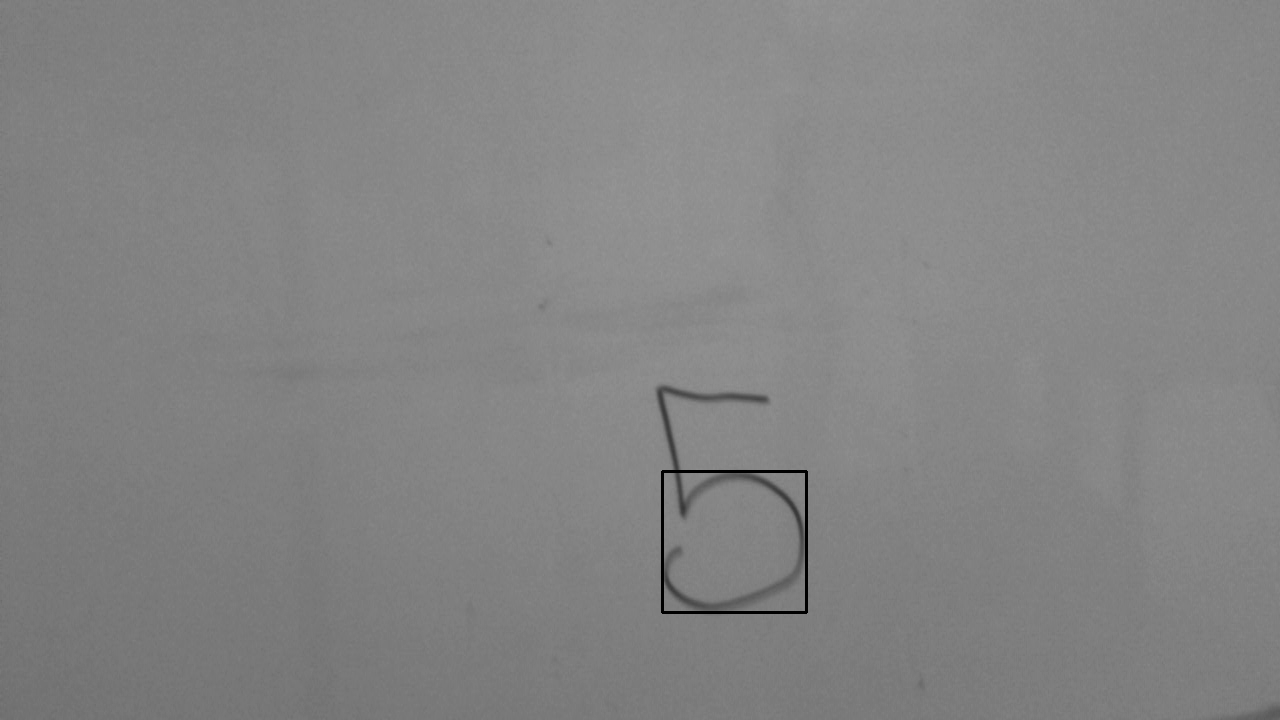
#> input picture opencv_connect_four/10012.png, 1280 x 720 px, given in place of the camera
$ python detec_number.py   (older library calls are emulated)
#> lines starting #> are read from the running program, lines starting #| are printed output that depends on the picture; after the words box and inside, x2 and y2 are one past the last pixel; in counts of white or black regions, pixels touching at a corner belong together
import cv2
import numpy as np;
import pprint;
import time


cap = cv2.VideoCapture(1)

while True:
    x0 = 0
    x1 = 0
    y0 = 0
    y1 = 0
    ret, img = cap.read()
#> img is the input picture: shape (720, 1280, 3); min 0, max 151, mean 131.5
    #img = cv2.fastNlMeansDenoisingColored(img,None,10,10,7,21)

    img = cv2.cvtColor(img, cv2.COLOR_BGR2GRAY)
#> img: shape (720, 1280)
    gray_img = y = img.copy()
    th3 = cv2.adaptiveThreshold(img,255,cv2.ADAPTIVE_THRESH_GAUSSIAN_C,cv2.THRESH_BINARY,11,2)
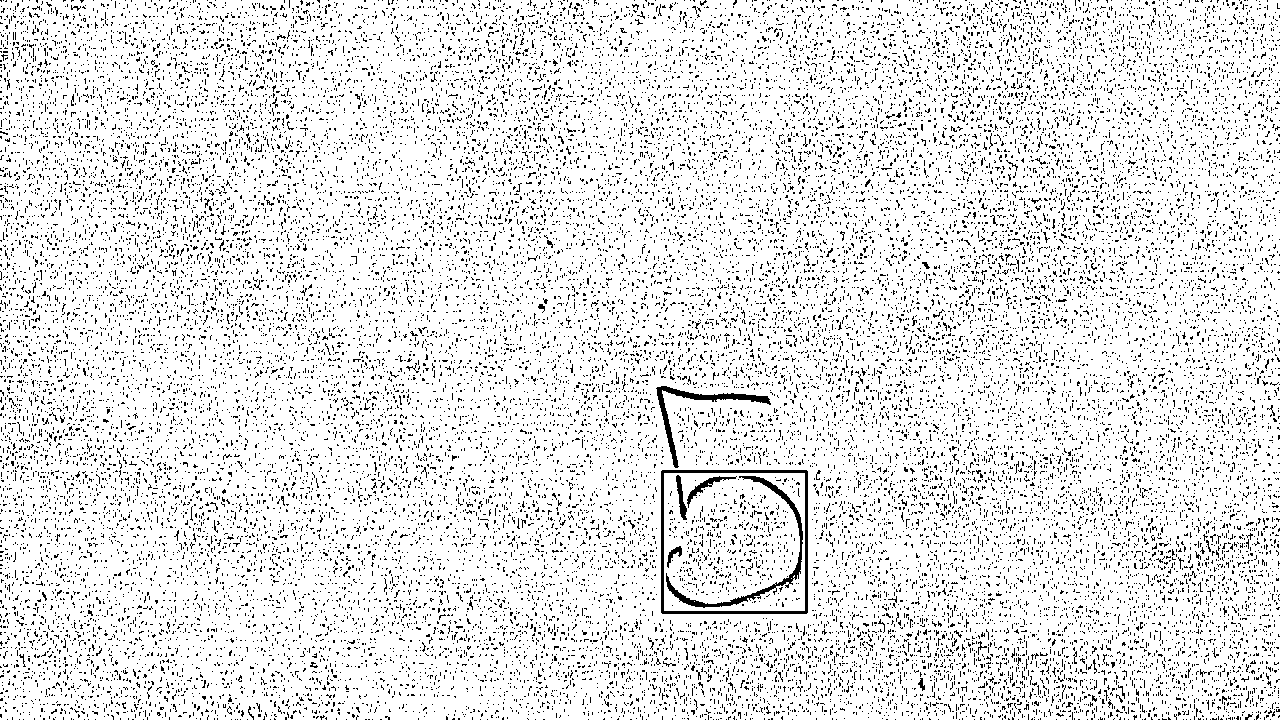
#> th3: shape (720, 1280); 89.7% white; black in thin lines or dots

    _, contours, _ = cv2.findContours(th3,cv2.RETR_TREE,cv2.CHAIN_APPROX_SIMPLE)
#> contours = 29317 contours, 28981 with area under 20; largest, box (x1, y1, x2, y2) and area: (0, 0, 1280, 720) 917934, (660, 469, 809, 615) 21452, (664, 473, 805, 611) 19180, (665, 475, 804, 609) 1557, (655, 385, 772, 469) 1246
    imageDetected = False;
    for i in range(0, len(contours)):
        if (i % 2 == 0):
           cnt = contours[i]
           #mask = np.zeros(im2.shape,np.uint8)
           #cv2.drawContours(mask,[cnt],0,255,-1)
           x,y,w,h = cv2.boundingRect(cnt)
           if w > 80 and w < 200 and h > 140 and h < 210:
               offset = 20
               x0 = x - offset
               x1 = x + w + offset
               y0 = y - offset
               y1 = y + h + offset
               imageDetected = True
               cv2.rectangle(img,(x,y),(x+w,y+h),(0,255,0),2)
               cv2.imshow('Features', img)
#> this loop made 29317 passes
#> (cnt, x, y, w, h) on passes 3, 5, 7, 9, 11, 13, 15, 19, 21: ([[1259, 718], [1260, 717], [1261, 718], [1260, 719]], 1259, 717, 3, 3), ([[881, 718], [882, 717], [883, 718], [882, 719]], 881, 717, 3, 3), ([[751, 718], [752, 717], [753, 718], [752, 719]], 751, 717, 3, 3), ([[683, 718], [684, 717], [685, 718], [684, 719]], 683, 717, 3, 3), ([[635, 718], [636, 717], [637, 718], [636, 719]], 635, 717, 3, 3), ([[195, 718], [196, 717], [197, 718], [196, 719]], 195, 717, 3, 3), ([[1033, 717], [1034, 716], [1035, 717], [1034, 718]], 1033, 716, 3, 3), ([[558, 717], [559, 716], [560, 717], [559, 718]], 558, 716, 3, 3), ([[495, 717], [496, 716], [497, 717], [496, 718]], 495, 716, 3, 3)
#> (x, y, w, h) on passes 1, 17, 27, 33, 35, 37: (1196, 0, 1, 1), (709, 716, 4, 3), (952, 715, 3, 5), (384, 715, 5, 4), (312, 715, 4, 4), (274, 715, 4, 3)

    if imageDetected:
        output = gray_img[y0:y1,x0:x1]
        resized_image = cv2.resize(output, (28, 28))
        cv2.imshow('NUMBER', resized_image)
        output = np.reshape(resized_image, (784, 1))
    if cv2.waitKey(1) & 0xFF == ord('q'):
#> (key q is pressed here)
        break

$ run again, on opencv_connect_four/1014.png
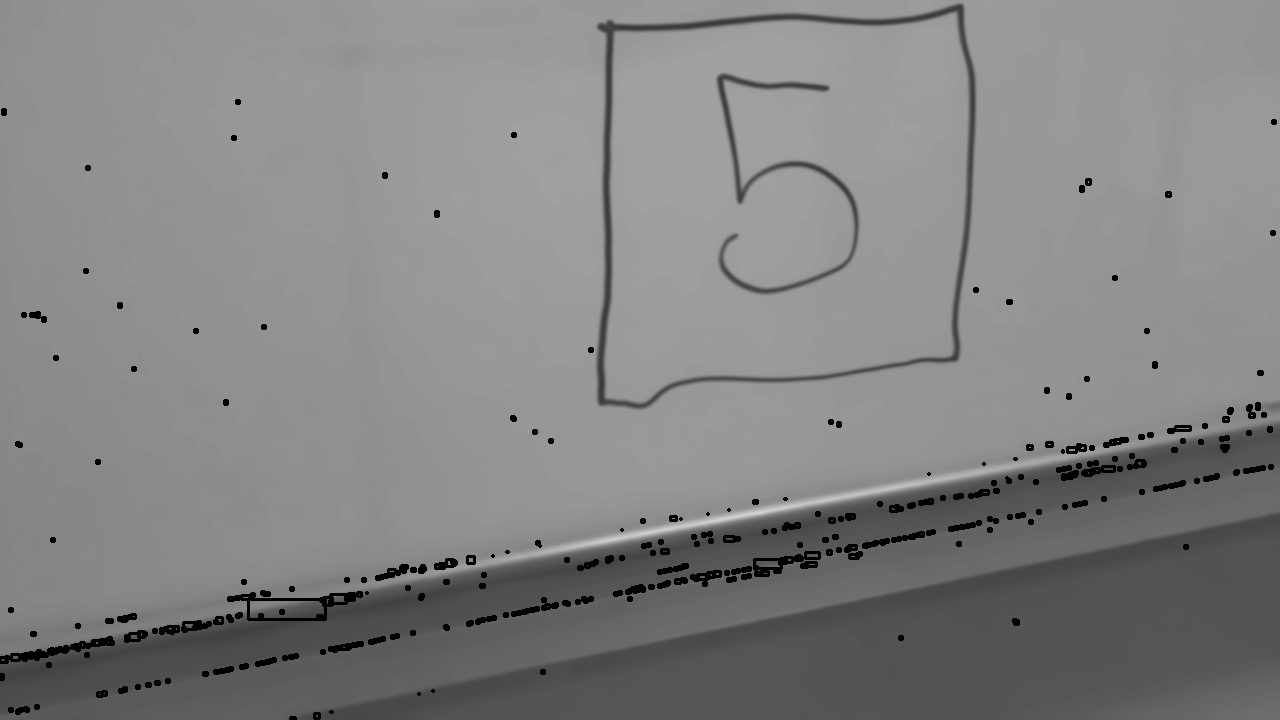
#> input picture opencv_connect_four/1014.png, 1280 x 720 px, given in place of the camera
#> img is the input picture: shape (720, 1280, 3); min 0, max 212, mean 130.7
#> img: shape (720, 1280)
#> `th3 = cv2.adaptiveThreshold(img,255,cv2.ADAPTIVE_THRESH_GAUSSIAN_C,cv2..`:
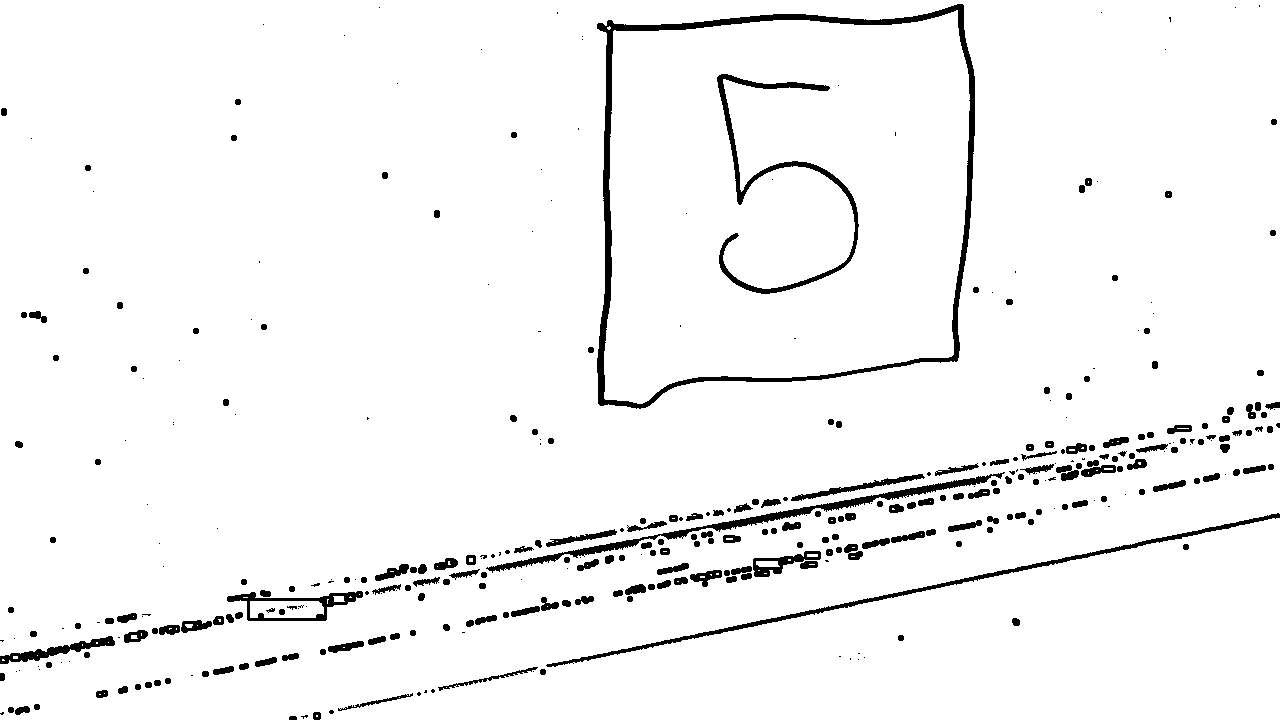
#> th3: shape (720, 1280); 96% white; 372 black regions (131 under 20 px)
#> contours = 466 contours, 211 with area under 20; largest, box (x1, y1, x2, y2) and area: (0, 0, 1280, 720) 914602, (596, 3, 976, 410) 132960, (604, 10, 970, 404) 123421, (485, 471, 1006, 574) 3638, (716, 73, 860, 295) 3565
#> the loop `for i in range(0, len(contours)):` made 466 passes
#> (cnt, x, y, w, h) on passes 1, 3, 5, 7, 11, 29: ([[316, 715], [316, 716], [317, 716], [317, 715]], 316, 715, 2, 2), ([[13, 656], [13, 658], [17, 658], [17, 656]], 13, 656, 5, 3), ([[82, 644], [82, 645]], 82, 644, 1, 2), ([[96, 642], [96, 643], [97, 643], [97, 642]], 96, 642, 2, 2), ([[339, 708], [340, 707], [341, 708], [340, 709]], 339, 707, 3, 3), ([[532, 671], [533, 670], [534, 671], [533, 672]], 532, 670, 3, 3)

$ run again, on opencv_connect_four/10144.png
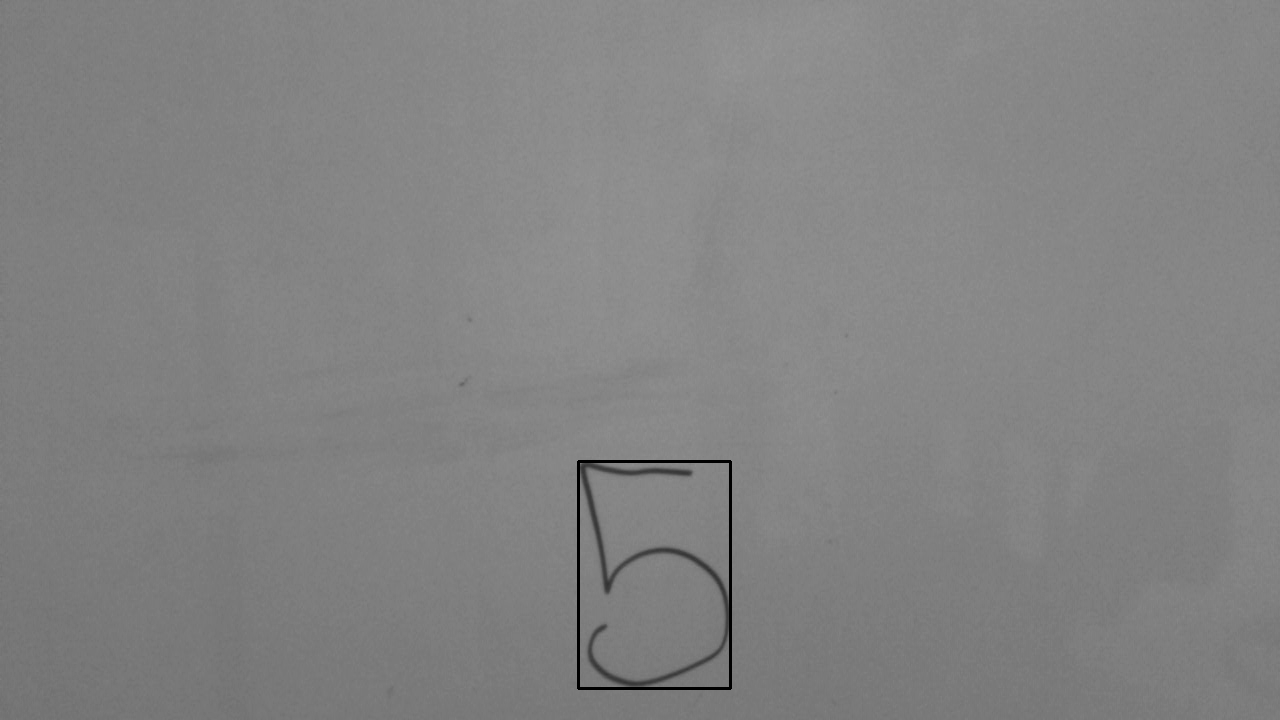
#> input picture opencv_connect_four/10144.png, 1280 x 720 px, given in place of the camera
#> img is the input picture: shape (720, 1280, 3); min 0, max 150, mean 130.3
#> img: shape (720, 1280)
#> `th3 = cv2.adaptiveThreshold(img,255,cv2.ADAPTIVE_THRESH_GAUSSIAN_C,cv2..`:
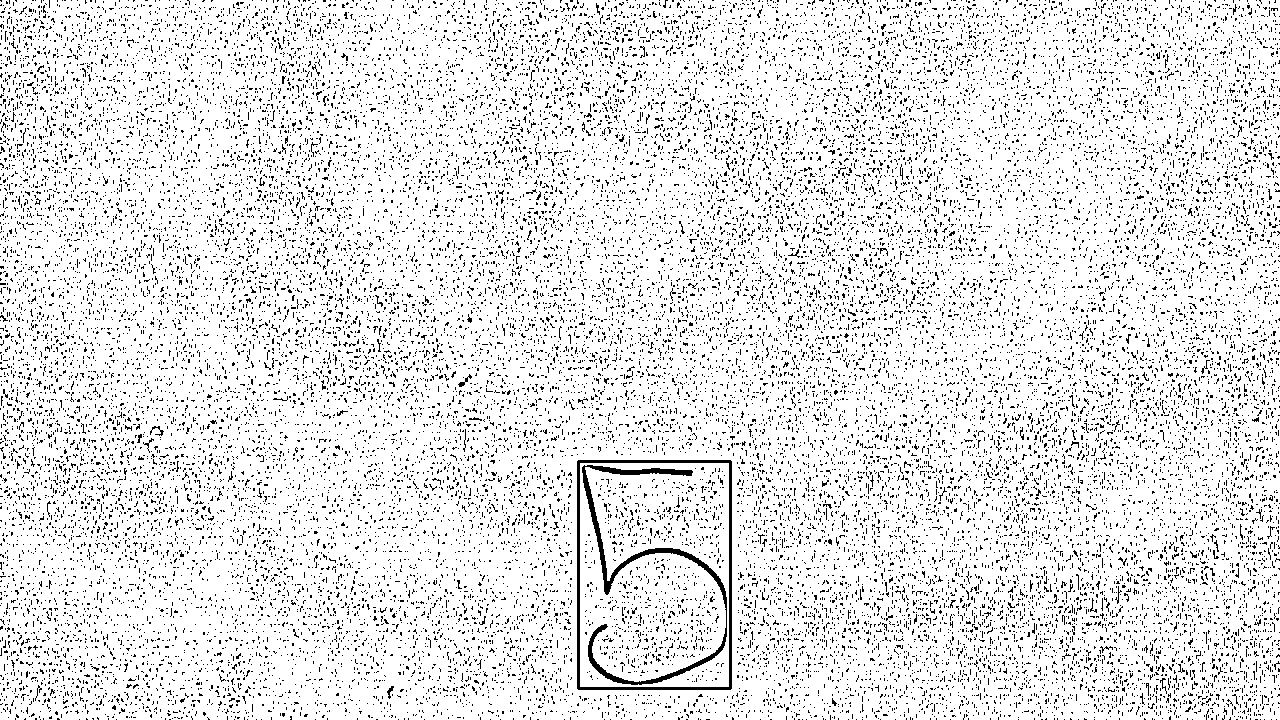
#> th3: shape (720, 1280); 89.8% white; black in thin lines or dots
#> contours = 28892 contours, 28549 with area under 20; largest, box (x1, y1, x2, y2) and area: (0, 0, 1280, 720) 918276, (576, 459, 733, 691) 36028, (580, 463, 729, 687) 33004, (581, 464, 728, 686) 3413, (386, 685, 395, 700) 53
#> the loop `for i in range(0, len(contours)):` made 28892 passes
#> (cnt, x, y, w, h) on passes 1, 3, 5, 7, 9, 11: ([[0, 564], [0, 567]], 0, 564, 1, 4), ([[1161, 718], [1162, 717], [1163, 718], [1162, 719]], 1161, 717, 3, 3), ([[620, 718], [621, 717], [622, 718], [621, 719]], 620, 717, 3, 3), ([[171, 718], [172, 717], [173, 718], [172, 719]], 171, 717, 3, 3), ([[1093, 717], [1094, 716], [1095, 717], [1094, 718]], 1093, 716, 3, 3), ([[861, 717], [862, 716], [863, 717], [862, 718]], 861, 716, 3, 3)
